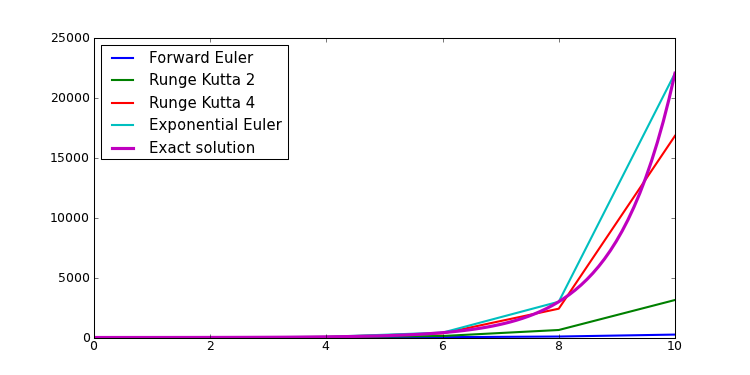

Write the Python code that produced this figure.
#!/usr/bin/env python
# -----------------------------------------------------------------------------
# DANA - Distributed (Asynchronous) Numerical Adaptive computing framework
# Copyright (C) 2009-2010  Nicolas P. Rougier
#
# Distributed under the terms of the BSD License. The full license is in
# the file COPYING, distributed as part of this software.
# -----------------------------------------------------------------------------
'''
Illustration of the different integration methods for differential equations.

References:
-----------

  http://en.wikipedia.org/wiki/Numerical_ordinary_differential_equations
'''
from dana import *

def integrate(method):
    eq.select(method)
    y, n = 1, int(t/dt)
    Y = np.zeros(n+1)
    Y[0] = y
    for i in range(1,n+1):
        y = eq.evaluate(y,dt)
        Y[i] = y
    return Y

eq = DifferentialEquation('dy/dt = 0+(1)*y : float')
t, dt  = 10.0, 2.0
X = np.linspace(0, t, t/dt+1)
Y_euler = integrate('Forward Euler')
Y_rk2   = integrate('Runge Kutta 2')
Y_rk4   = integrate('Runge Kutta 4')
Y_exp   = integrate('Exponential Euler')

plt.figure(figsize=(10,5))
plt.plot(X, Y_euler,    lw=2)
plt.plot(X, Y_rk2,      lw=2)
plt.plot(X, Y_rk4,      lw=2)
plt.plot(X, Y_exp,      lw=2)
X = np.linspace(0, t, 100)
Y_exact = np.exp(X)
plt.plot(X, Y_exact, lw=3)
plt.legend(['Forward Euler', 'Runge Kutta 2',
            'Runge Kutta 4', 'Exponential Euler',
            'Exact solution',], 'upper left')
plt.savefig('integration-methods.png', dpi=75)
plt.show()
